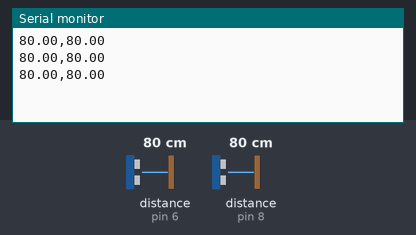
A sketch run on a simulated Arduino Uno, built with avr-gcc and run on an emulated ATmega328P. On the bench: the last lines printed to the serial monitor. The test bench sets the inputs (shaded band); at power-on: distance to the obstacle (sensors on pin 6, pin 8) 80 cm. The echo pulse lasts 58.3 µs per cm.

Above: at 1.3 s.
1.4 s: distance to the obstacle (sensor on pin 6) set to 2 cm
At 2.0 s:
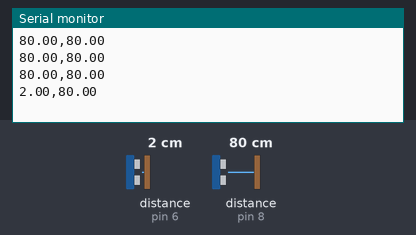
2.9 s: distance to the obstacle (sensor on pin 8) set to 2 cm
At 3.5 s:
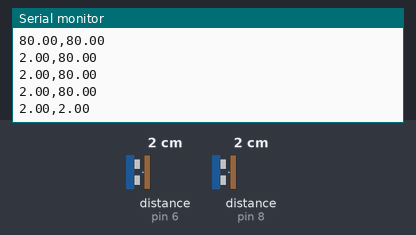
4.4 s: distance to the obstacle (sensor on pin 6) set to 4 cm
At 5.0 s:
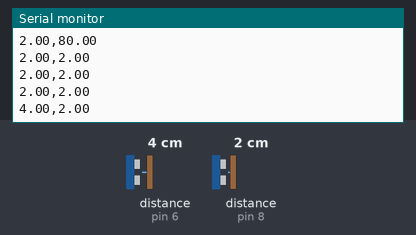
5.9 s: distance to the obstacle (sensor on pin 8) set to 4 cm
At 6.5 s:
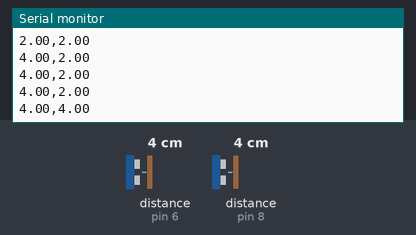
Timing chart, 0 to 8.4 s (numbered marks = the images above; inputs shaded):
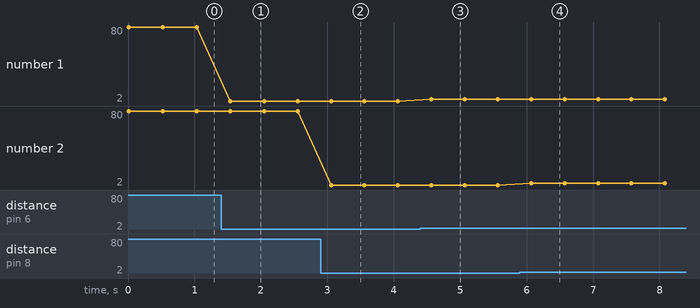

The sketch:

ultrasonic.ino
```cpp
//////////// V1 CODE BELOW /////////////

#include <HCSR04.h>

// Pin set up + library initializations
// Ultrasonic
const byte x_trig_pin = 12;
const byte y_trig_pin = 13;
const byte x_echo_pin = 6;
const byte y_echo_pin = 8;

UltraSonicDistanceSensor X_sensor(x_trig_pin, x_echo_pin);
UltraSonicDistanceSensor Y_sensor(y_trig_pin, y_echo_pin);

float x_dist = -1;
float y_dist = -1; // for ultrastonic


void setup () {
    Serial.begin(115200);  // We initialize serial connection so that we could print values from sensor.
}

void loop () {
    // Every 500 miliseconds, do a measurement using the sens or and print the distance in centimeters.
    // read ultrasonic sensors
    x_dist = X_sensor.measureDistanceCm();
    y_dist = Y_sensor.measureDistanceCm();


    Serial.print(x_dist);
    Serial.print(",");
    Serial.println(y_dist);
    delay(500);
}
```

Measured:
- after the input at 1.4 s, the serial monitor: prints a new line after 0.14 s (image 1)
- after the input at 2.9 s, the serial monitor: prints a new line after 0.16 s (image 2)
- after the input at 4.4 s, the serial monitor: prints a new line after 0.16 s (image 3)
- after the input at 5.9 s, the serial monitor: prints a new line after 0.17 s (image 4)
- plotted number 1: 80 → 2 after the input at 1.4 s, 2 → 4 after the input at 4.4 s
